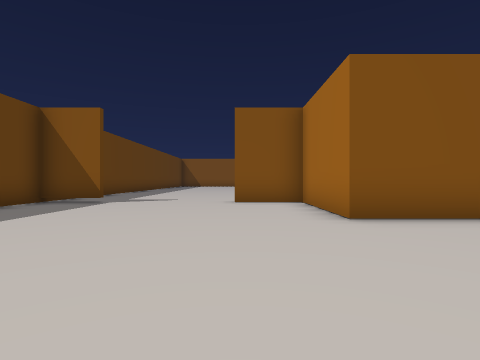
view 1 (above)

24 first-person views from a walk through a scene from a Unity 3-D project. The camera is 1.2 m above the floor, looks level and sees 80° across. The floor is counted in squares, 2 m on a side. Each view is taken from the middle of a square. On the plan, view 1 faces up. The plan holds only what a view shows up to about 9 squares ahead; the rest is blank. The player character is not drawn.

view 2
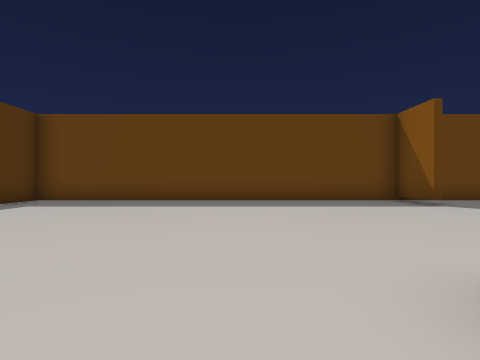

view 3
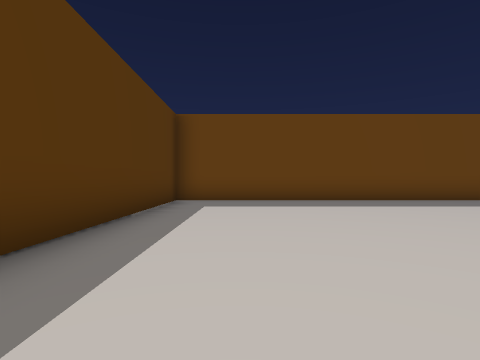

view 4
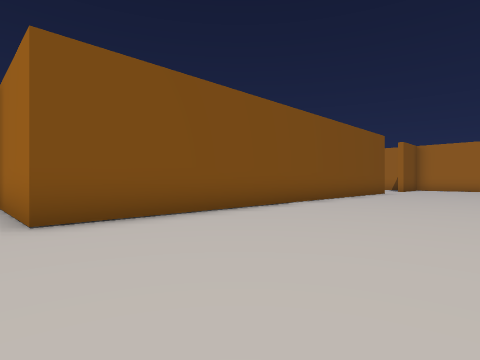

view 5
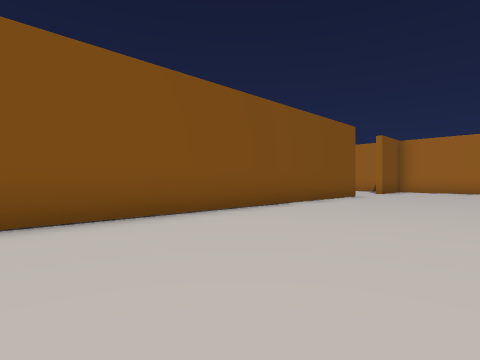

view 6
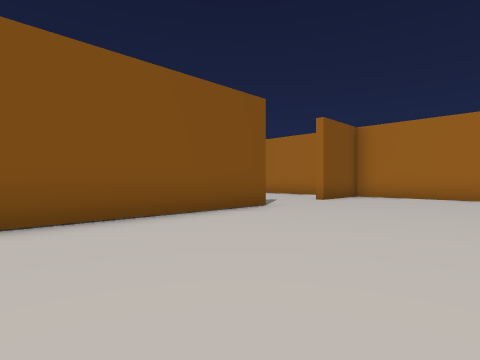

view 7
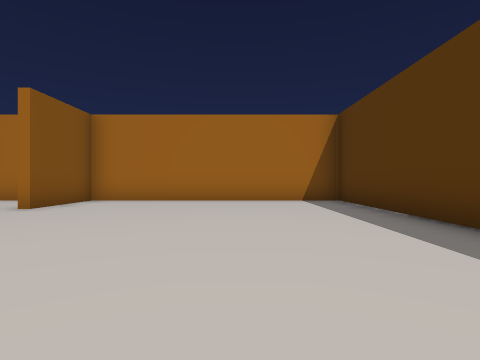

view 8
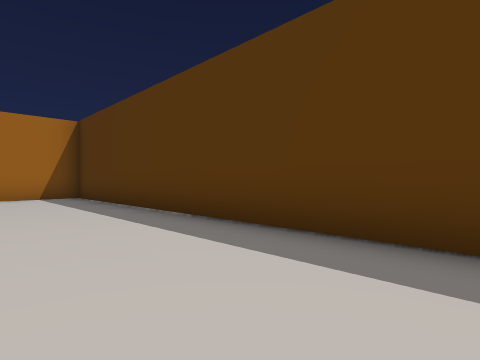

view 9
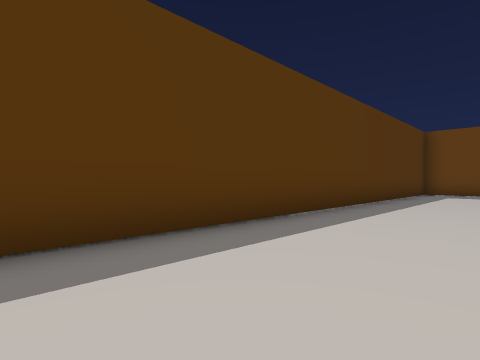

view 10
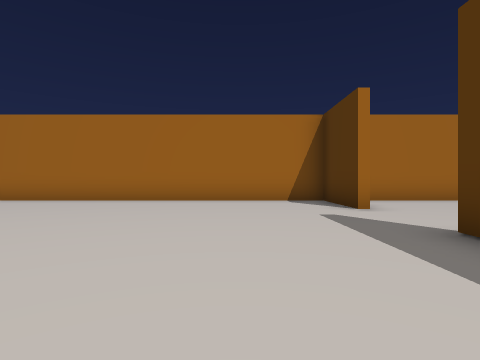

view 11
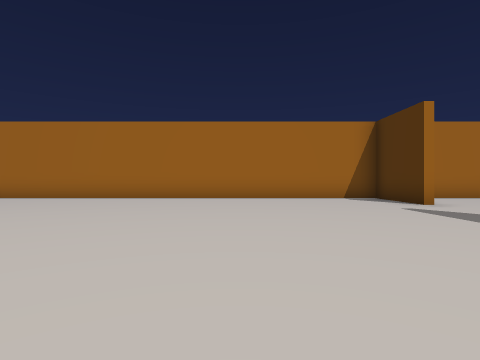

view 12
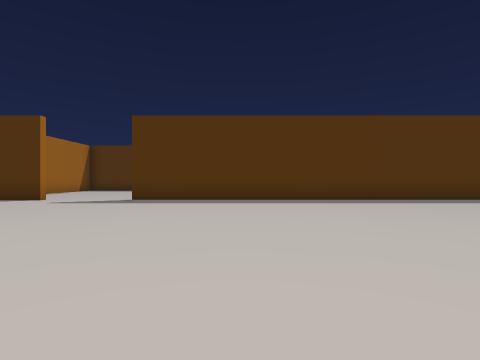

view 13
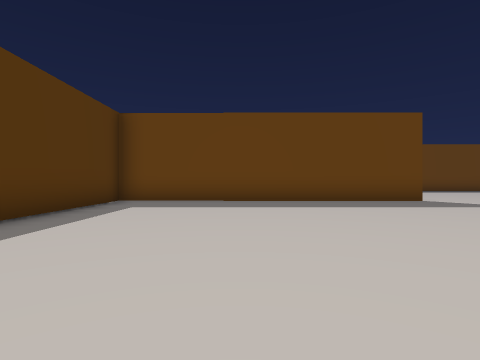

view 14
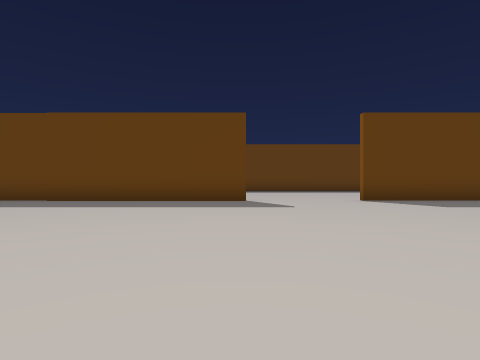

view 15
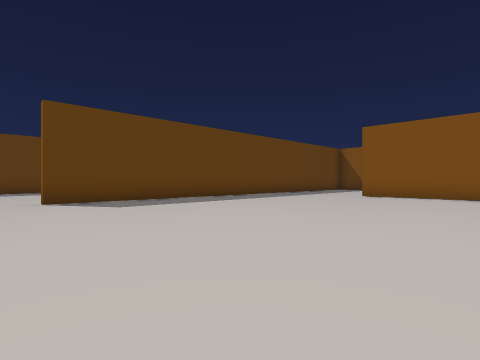

view 16
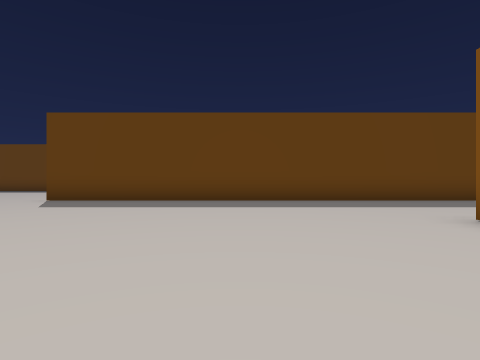

view 17
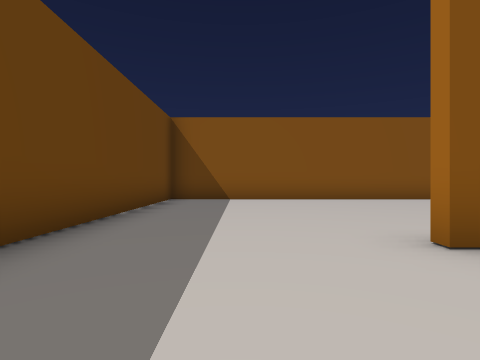

view 18
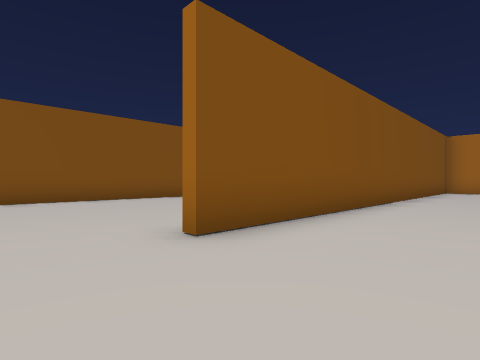

view 19
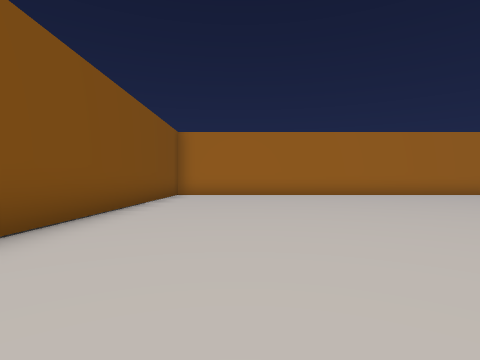

view 20
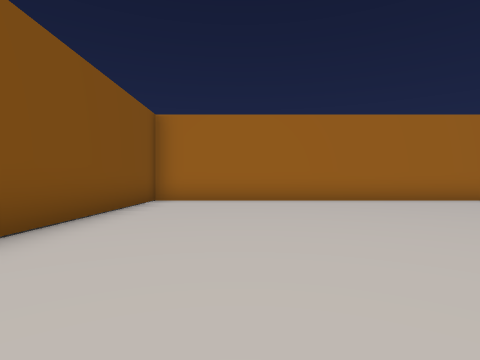

view 21
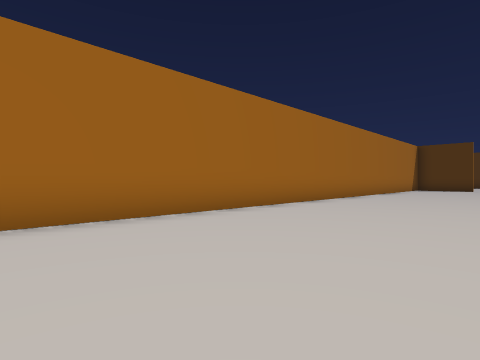

view 22
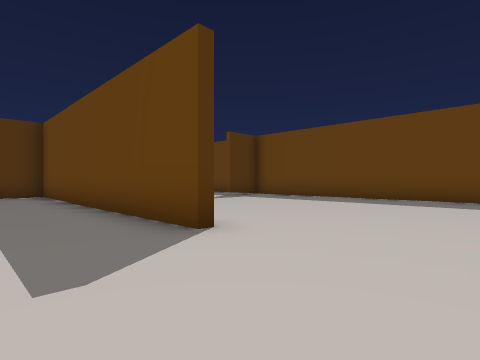

view 23
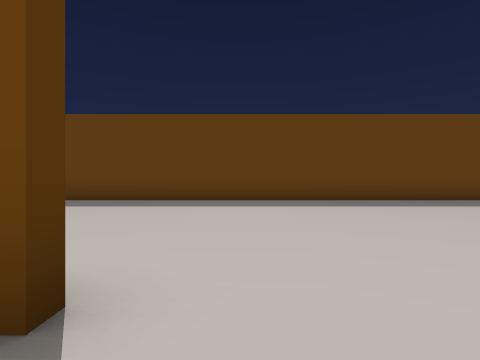

view 24
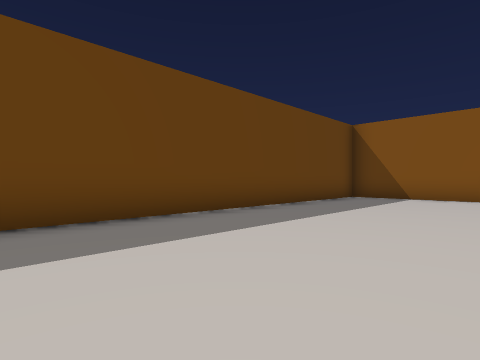

### Floor plan
Ten units are one square. View 1 is at (0, 0); x grows to the right and y downward. Boxes are objects, and circles mark ways between rooms. Rooms are numbered by the first view taken in them; rooms with no view inside come last. Other rooms are left out.
<svg viewBox="-59 -322 257 356">
<path fill="none" stroke="#000" d="M92 29 193 29 193 -43 169 -43M142 -43 17 -43 17 -75 -1 -75M-36 -75 -54 -75M-53 -81 -53 29 78 29M19 -132 19 -46 142 -46M-18 -258 -40 -258M99 -317 19 -317 19 -165M-53 -245 -53 -81M169 -46 193 -46 193 -255 58 -255"/>
<circle cx="-20" cy="-80" r="3" fill="#2a7"/>
<circle cx="155" cy="-50" r="3" fill="#2a7"/>
<text x="60" y="-20">1</text>
<text x="80" y="-180">2</text>
</svg>
Room 1 opens to room 2.

Where each view was taken, in squares from view 1:
view 1: 0 up, 0 right, facing up
view 2: 3 up, 3 right, facing left
view 3: 1 down, 3 right, facing left
view 4: 0 up, 1 right, facing up-right
view 5: 0 up, 4 right, facing up-right
view 6: 0 up, 9 right, facing up-right
view 7: 0 up, 11 right, facing right
view 8: 0 up, 9 right, facing down-right
view 9: 0 up, 8 right, facing down-left
view 10: 7 up, 11 right, facing right
view 11: 9 up, 10 right, facing right
view 12: 13 up, 11 right, facing down
view 13: 8 up, 10 right, facing left
view 14: 13 up, 10 right, facing left
view 15: 15 up, 10 right, facing up-left
view 16: 22 up, 10 right, facing left
view 17: 23 up, 4 right, facing up
view 18: 23 up, 4 right, facing up-right
view 19: 23 up, 8 right, facing right
view 20: 23 up, 11 right, facing right
view 21: 23 up, 15 right, facing down-right
view 22: 16 up, 4 right, facing down-left
view 23: 14 up, 3 right, facing left
view 24: 16 up, 1 left, facing up-left
